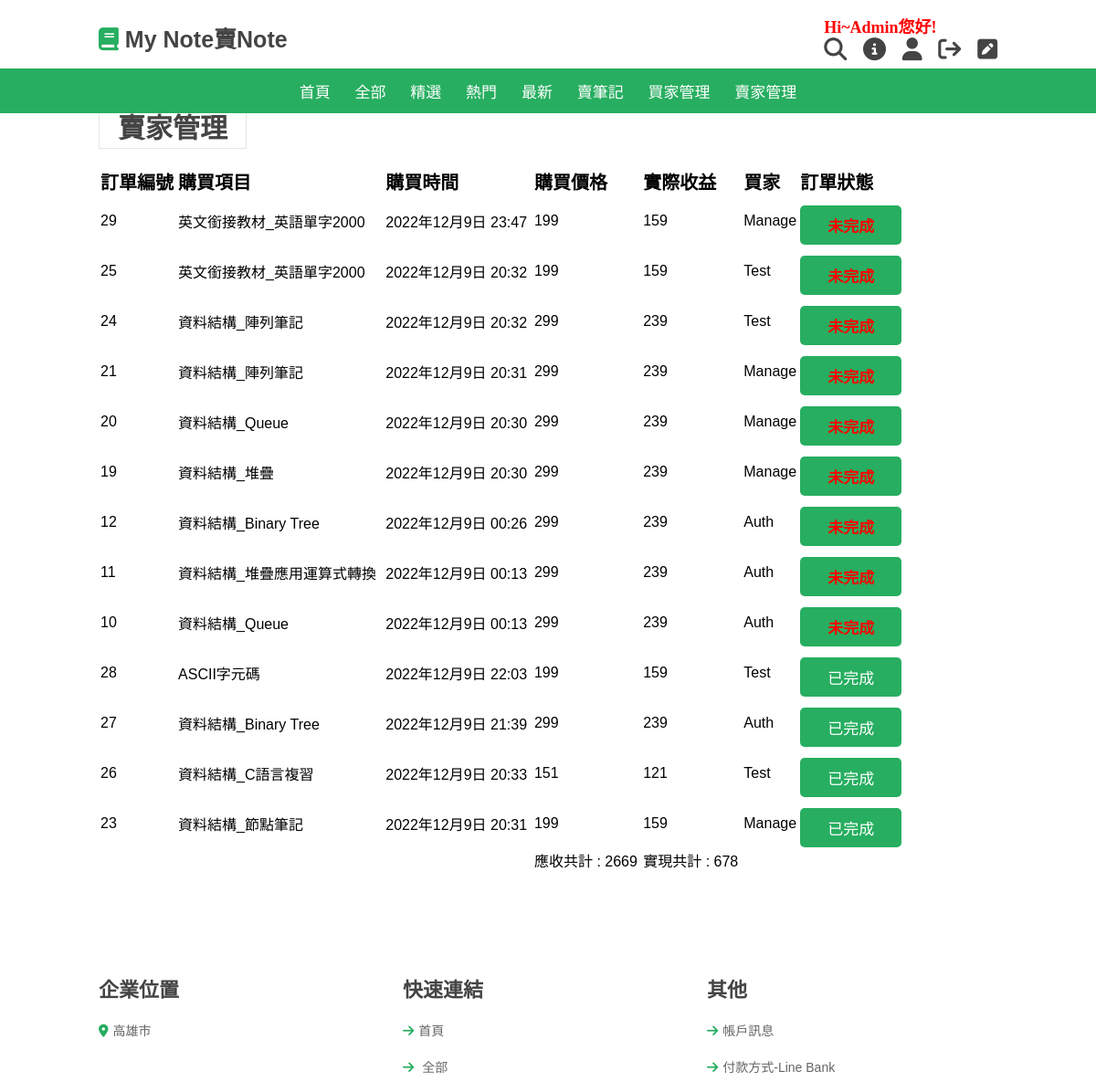
/authAccess/ (signed in, upper part), run on an earlier commit of the app's database.
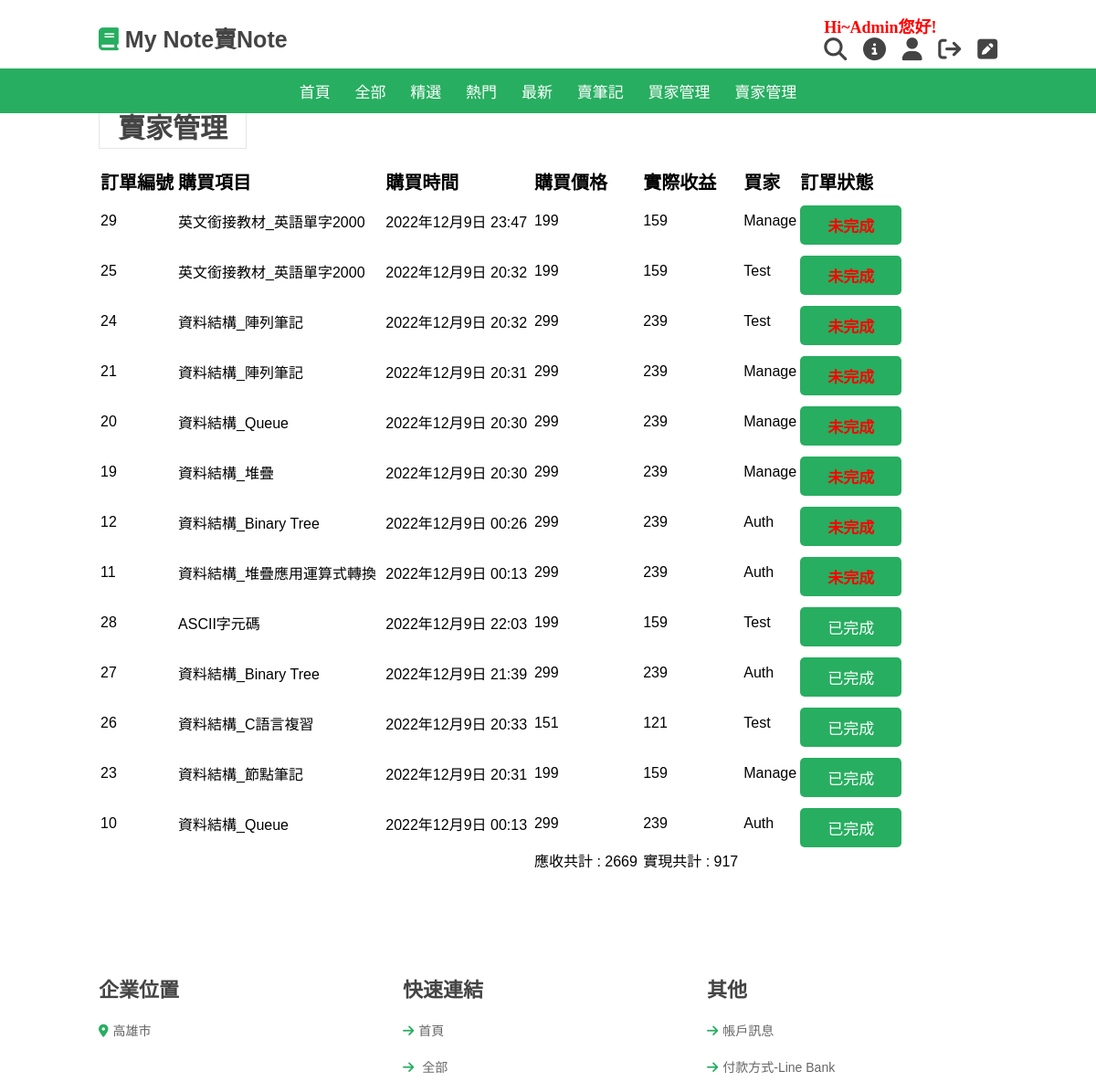
And on a later commit of the database.
### indexapp/models.py (models this page shows)
class authorized(models.Model):
    field_mail = models.EmailField(max_length=254, null=False)
    mod_date = models.DateTimeField('保存日期',default = timezone.now)
    pprice = models.IntegerField('售價', blank=True, null=True, )  # 售價
    pname = models.CharField('名稱', max_length=20, null=False, blank=False)
    status = models.BooleanField("寄送狀態", default=False)
    pcreatepeople = models.CharField('新增者', max_length=20, blank=True, null=False)
    price_amount = models.IntegerField('收益', blank=True, null=True, )
    buyname = models.CharField('購物者', max_length=20, blank=True, null=False)
    File = models.FileField('檔案',blank=True, upload_to = "file", null = True, default = 0)

### indexapp/views.py (the view)
# urls.py: path('authAccess/',views.authAccess),
def authAccess(request):
	if request.user.is_authenticated :
		name = request.user.username
		access = models.authorized.objects.all().filter(pcreatepeople=name).order_by('status','-mod_date')
		buytotal = 0
		realtotal = 0
		for access_num in access:
			buytotal = buytotal + access_num.price_amount
			if access_num.status:
				realtotal = realtotal + access_num.price_amount
	return render(request, "authAccess.html", locals())

### templates/authAccess.html (shortened to what this page needs)
{% extends "base.html" %}
{% load static %}
{% block content %}
    <head>
        <link rel="stylesheet" type="text/css" href="{% static 'css/book_style.css' %}">
    </head>
    {% if request.user.is_authenticated %}
    <section class="featured" id="featured" style="user-select:none;">
        <br><br><br><br><br><br>
        <span style="font-size: 3rem; padding:.5rem 2rem; color:var(--black); border:var(--border); font-weight:bold; ">賣家管理</span>
        <br><br><br>
        <div class="swiper featured-slider">
            <table width="90%" align="center">
                <form action="." method="POST" enctype="multipart/form-data">
                    <tr>
                        <td style="font-weight:bold; font-size: 20px;">訂單編號</td>
                        <td style="font-weight:bold; font-size: 20px;">購買項目</td>
                        <td style="font-weight:bold; font-size: 20px;">購買時間</td>
                        <td style="font-weight:bold; font-size: 20px;">購買價格</td>
                        <td style="font-weight:bold; font-size: 20px;">實際收益</td>
                        <td style="font-weight:bold; font-size: 20px;">買家</td>
                        <td style="font-weight:bold; font-size: 20px;">訂單狀態</td>
                    </tr>
                    {% for access_num in access %}
                        <tr>
                            <td>{{access_num.id}}</td>
                            <td>{{access_num.pname}}</td>
                            <td>{{access_num.mod_date}}</td>
                            <td>{{access_num.pprice}}</td>
                            <td>{{access_num.price_amount}}</td>
                            <td>{{access_num.buyname}}</td>
                            {% if access_num.status %}
                                <td><input type="button" value="已完成" class="btn"></td>
                            {% else %}
                                <td><input type="button" value="未完成" class="btn" style="color: red; font-weight:bold;" onclick="window.location='/check_ok/{{access_num.id}}/'"> </td>
                            {% endif %}
                        </tr>
                    {% endfor %}
                    <tr>
                        <td></td>
                        <td></td>
                        <td></td>
                        <td>應收共計 : {{buytotal}}</td>
                        <td>實現共計 : {{realtotal}}</td>
                    </tr>
                </form>
         </table>
    </section>
    {% else %}
    	<script type="text/javascript">
    	  	alert("無此權限，請先登入!!");
             document.location.href="/login/";
    	</script>
    {% endif %}
{% endblock %}

What changed in the data, as far as the page shows it:
changed authorized id 10: status False → True (drawn); value "未完成" → "已完成"; moves down the list
Also different on the page:
{{ realtotal }}: "678" → "917"
